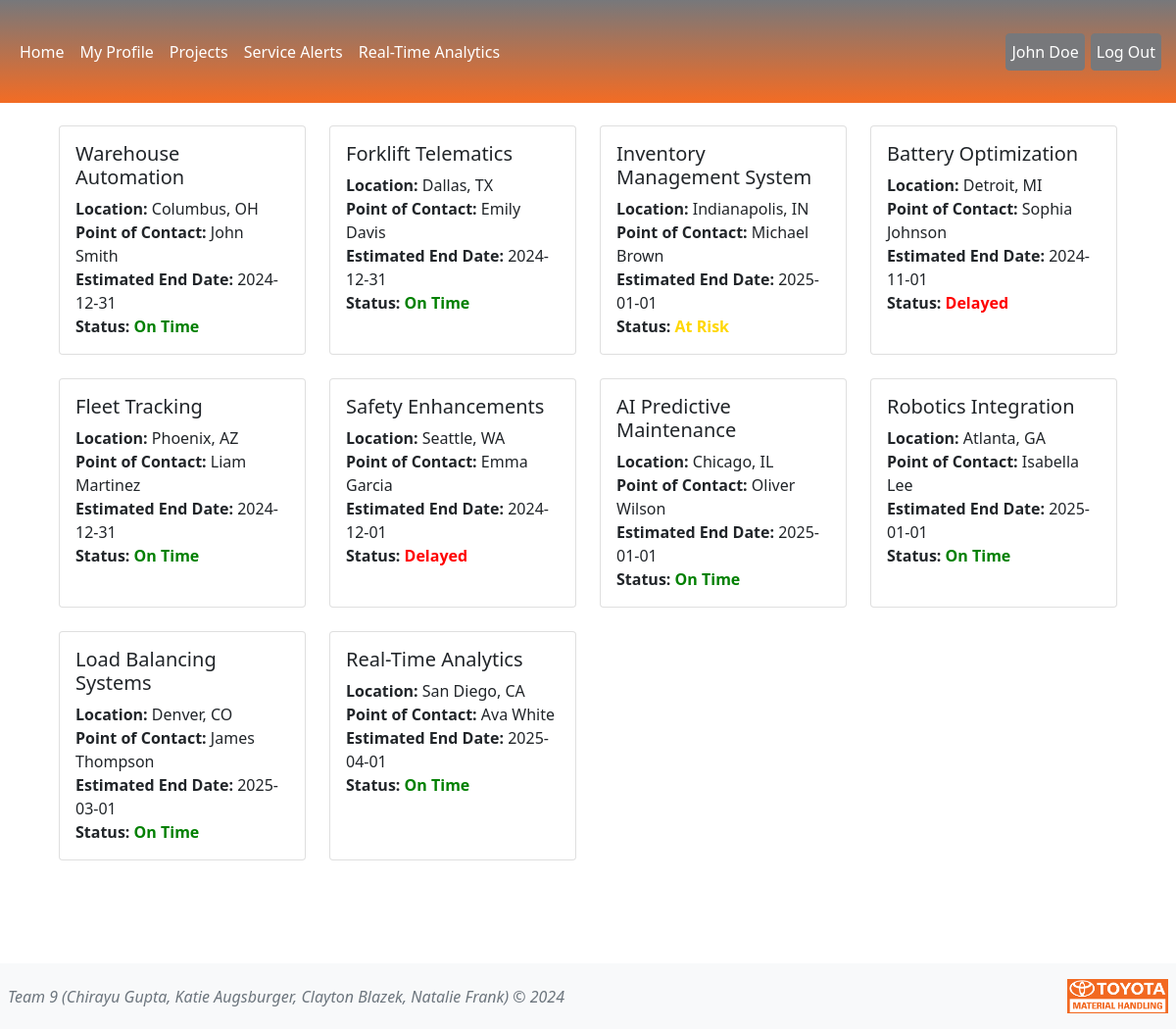
Screenshot of /projects (signed in) with the database file from the repository.
### tables this page shows
CREATE TABLE Users (user_id INTEGER PRIMARY KEY AUTOINCREMENT,username TEXT NOT NULL, name TEXT NOT NULL,email TEXT NOT NULL UNIQUE,password TEXT NOT NULL,profile_image TEXT,branch TEXT);

CREATE TABLE projects (project_id INTEGER PRIMARY KEY AUTOINCREMENT, name TEXT NOT NULL,poc_name TEXT NOT NULL,poc_email TEXT NOT NULL,poc_phone TEXT NOT NULL,location TEXT NOT NULL,est_length TEXT NOT NULL,curr_length TEXT NOT NULL,budget FLOAT NOT NULL,curr_exp FLOAT NOT NULL,start_date TEXT NOT NULL,proj_end TEXT NOT NULL, status TEXT NOT NULL);

### app.py (the view)
@app.route('/projects')
def projects():
    user_id = session.get('user_id')
    user = User.getUserByID(user_id)
    projects = Project.getAllProjects()
    return render_template('projects.html', user=user, user_id=user_id, projects=projects)

### projects.py (called while the page is built)
    @classmethod
    def getAllProjects(cls):
        conn = sqlite3.connect(db_path)
        cursorObj = conn.cursor()
        cursorObj.execute('SELECT project_id, name, poc_name, poc_email, poc_phone, location, est_length, curr_length, budget, curr_exp, start_date, proj_end,status FROM projects;')
        allRows = cursorObj.fetchall()
        ListOfDictionaries = []
        for row in allRows:
            m = {"project_id": row[0], 'name':row[1],"poc_name":row[2], 'poc_email': row[3], 'poc_phone':row[4], 'location':row[5],'est_length':row[6],'curr_length':row[7],'budget':row[8],'curr_exp':row[9],'start_date':row[10],'proj_end':row[11],'status':row[12]}
            ListOfDictionaries.append(m)
        if conn:
            conn.close()
        return ListOfDictionaries

### users.py (called while the page is built)
    @classmethod
    def getAllUsers(cls):
        conn = sqlite3.connect(db_path)
        cursorObj = conn.cursor()
        cursorObj.execute('SELECT user_id, username, name, email, password, profile_image, branch FROM users;')
        allRows = cursorObj.fetchall()
        ListOfDictionaries = []
        for row in allRows:
            m = {"user_id": row[0], 'username':row[1],"name":row[2], 'email': row[3], 'password':row[4], 'profile_image':row[5], 'branch':row[6]}
            ListOfDictionaries.append(m)
        if conn:
            conn.close()
        return ListOfDictionaries

    @classmethod
    def getUserByID(cls, user_id):
        users = User.getAllUsers()
        for user in users:
            if user['user_id'] == user_id:
                return user

### templates/projects.html (shortened to what this page needs)
{% extends 'base.html' %}
{% block content%}
<main class="d-inline-flex p-5 align-items-end">
    <div class="container">
        <div class="row">
            {% if user_id %}
            {% for project in projects %}
            <div class="col-md-3 mb-4">
                <a href="{{ url_for('project', project_id=project['project_id']) }}" class="text-decoration-none text-dark">
                <div class="card h-100">
                    <div class="card-body">
                        <h5 class="card-title">{{ project['name'] }}</h5>
                        <p class="card-text">
                            <strong>Location:</strong> {{ project['location'] }}<br>
                            <strong>Point of Contact:</strong> {{ project['poc_name'] }}<br>
                            <strong>Estimated End Date:</strong> {{project['proj_end']}} <br>
                            <strong>Status:</strong>
                            {% if project['status'] == 'On Time' %}
                            <b style="color:green;"> On Time</b>
                            {% elif project['status'] == 'Delayed' %}
                            <b style="color:red;"> Delayed</b>
                            {% elif project['status'] == 'At Risk' %}
                            <b style="color:gold;"> At Risk</b>
                            {% else %}
                            <b style="color:gray;"> {{project['status']}}</b>
                            {% endif %}
                        </p>
                    </div>
                </div>
            </a>
            </div>
            {% endfor %}
        </div>
    </div>
</main>
{% else %}
    <p> You must be logged in to view this page.</p>
            <div class="col-4">
            <a class="btn btn-primary" href="{{url_for('login')}}"> Log In</a>
</main>
{% endif %}
{% endblock %}

### templates/base.html (shortened to what this page needs)
<!DOCTYPE html>
<html lang="en">
<head>
    <link rel="stylesheet" href="https://cdnjs.cloudflare.com/ajax/libs/font-awesome/5.15.4/css/all.min.css">
    <link href="{{ url_for('static', filename='css/styles.css') }}" rel="stylesheet">
    <link href="https://cdn.jsdelivr.net/npm/bootstrap@5.1.1/dist/css/bootstrap.min.css" rel="stylesheet" />
</head>
<body class="d-flex flex-column">
    <header>
        <nav class="navbar navbar-expand-md navbar-dark fixed-top">
            <div class="container-fluid">
                <div class="collapse navbar-collapse" id="navbarCollapse">
                    <ul class="nav navbar-nav">
                        <li class="nav-item">
                            <a class="nav-link" aria-current="page" href="{{ url_for('index') }}" style="color: white;">Home</a>
                        </li>
                        <li class="nav-item">
                            <a class="nav-link" href="{{ url_for('profile') }}" style="color: white;">My Profile</a>
                        </li>
                        {% if user_id %}
                        <li class="nav-item">
                            <a class="nav-link" href="{{ url_for('projects') }}" style="color: white;">Projects</a>
                        </li>
                        <li class="nav-item">
                            <a class="nav-link" href="{{ url_for('alerts') }}" style="color: white;">Service Alerts</a>
                        </li>
                        <li class="nav-item">
                            <a class="nav-link" href="{{ url_for('analytics') }}" style="color: white;">Real-Time Analytics</a>
                        </li>
                        {% endif %}
                    </ul>
                </div>
                <div class="collapse navbar-collapse">
                    {% if user_id %}
                    <ul class="nav navbar-nav ms-auto">
                        {% if user['profile_image'] %}
                        <li class="nav-item">
                            <a href="{{ url_for('profile') }}"><img src="{{ url_for('static', filename='images/' + user['profile_image']) }}" class="profile-image-b" style="position: relative; right: 20px;"> </a>
                        </li>
                        <li class="nav-item">
                            <a class="btn btn-primary" style="padding-left:5px !important; padding-right:5px !important; margin-left:3px !important; margin-right:3px !important; position:relative; top:5px;" href="{{ url_for('logout') }}" onclick="return confirmLogout()">Log Out</a>
                        </li>
                        {% else %}
                        <li class="nav-item">
                            <a class="btn btn-primary" style="padding-left:5px !important; padding-right:5px !important; margin-left:3px !important; margin-right:3px !important;" href="{{ url_for('profile') }}">{{ user['name'] }}</a>
                        </li>
                        <li class="nav-item">
                            <a class="btn btn-primary" style="padding-left:5px !important; padding-right:5px !important; margin-left:3px !important; margin-right:3px !important; position:relative;" href="{{ url_for('logout') }}" onclick="return confirmLogout()">Log Out</a>
                        </li>
                        {% endif %}
                    </ul>
                    {% endif %}
                </div>
            </div>
        </nav>
    </header>
    {% block content %}
    {% endblock %}
    <footer class="footer mt-auto py-3 bg-light fixed-bottom">
      <div class="container.b">
          <div class="row">
              <div class="col-10 d-flex align-items-center" style="padding-left: 20px !important;">
                  <span class="text-muted"><i>Team 9 (Chirayu Gupta, Katie Augsburger, Clayton Blazek, Natalie Frank) &copy; 2024</i></span>
              </div>
              <div class="col-2 d-flex justify-content-end" style="padding-right: 20px !important;">
                  <img src="{{url_for('static', filename='/images/TMH.png')}}" style="height: 35px; width: relative;">
              </div>
          </div>
      </div>
  </footer>
</body>
</html>

### static/css/styles.css (style rules this page uses)
body { padding-bottom: 100px; padding-top: 30px; }
.container { margin-top:50px !important; }
.navbar { background: linear-gradient(to bottom, #77787b, #f36c24) !important; color: white !important; height: 10% !important; }
.navbar-nav { display: flex !important; justify-content: center !important; }
.btn-primary { background-color: #77787b !important; border-color: #77787b !important; }
.navbar-nav .nav-link { color: white !important; }

### rows the page displays
Users: name "John Doe"
projects: name "Warehouse Automation", location "Columbus, OH", poc_name "John Smith", proj_end "2024-12-31", status "On Time"
projects: name "Forklift Telematics", location "Dallas, TX", poc_name "Emily Davis", proj_end "2024-12-31", status "On Time"
projects: name "Inventory Management System", location "Indianapolis, IN", poc_name "Michael Brown", proj_end "2025-01-01", status "At Risk"
projects: name "Battery Optimization", location "Detroit, MI", poc_name "Sophia Johnson", proj_end "2024-11-01", status "Delayed"
projects: name "Fleet Tracking", location "Phoenix, AZ", poc_name "Liam Martinez", proj_end "2024-12-31", status "On Time"
projects: name "Safety Enhancements", location "Seattle, WA", poc_name "Emma Garcia", proj_end "2024-12-01", status "Delayed"
projects: name "AI Predictive Maintenance", location "Chicago, IL", poc_name "Oliver Wilson", proj_end "2025-01-01", status "On Time"
projects: name "Robotics Integration", location "Atlanta, GA", poc_name "Isabella Lee", proj_end "2025-01-01", status "On Time"
projects: name "Load Balancing Systems", location "Denver, CO", poc_name "James Thompson", proj_end "2025-03-01", status "On Time"
projects: name "Real-Time Analytics", location "San Diego, CA", poc_name "Ava White", proj_end "2025-04-01", status "On Time"
